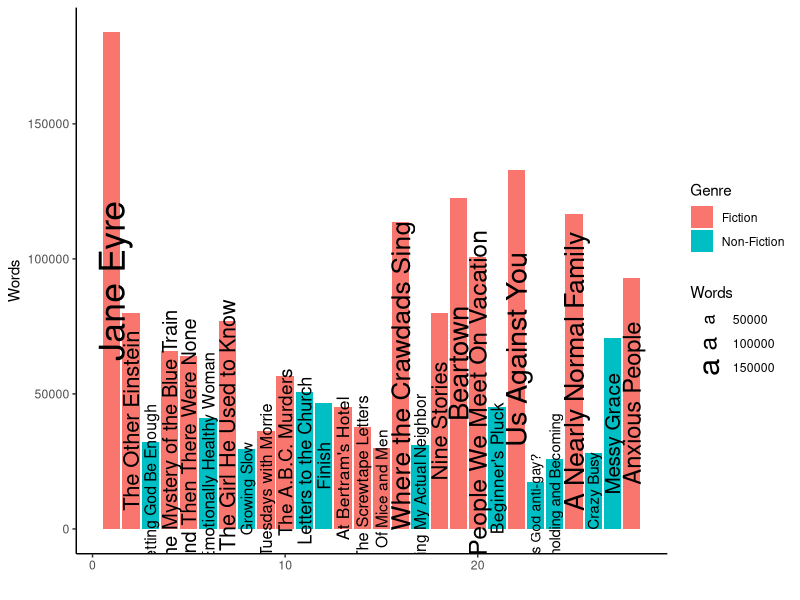
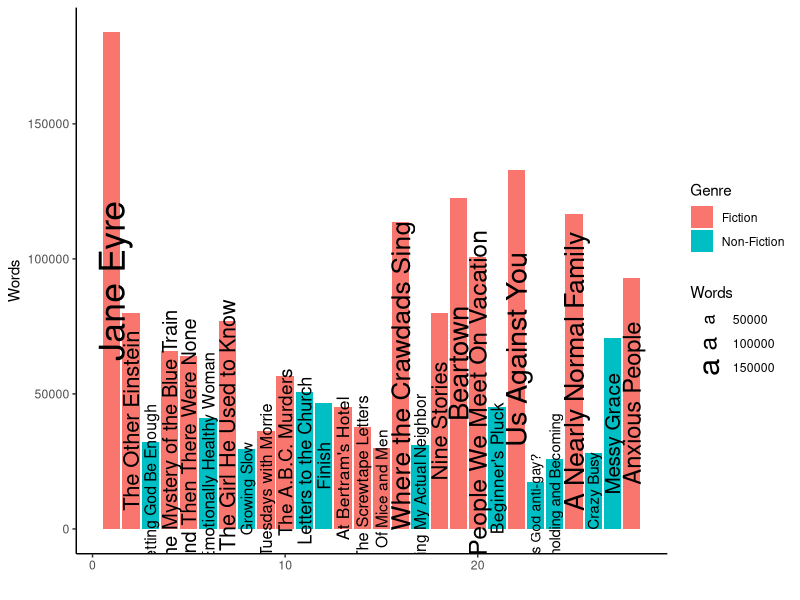

The R script that drew these images, in order:
library(ggplot2)

books <- read.csv("Books2022.csv")
books$num <- seq(1:length(books$Title))

#11/17/22
plot1 <- ggplot(books, aes(x = num, y = Words, fill = Genre)) +
  geom_bar(stat="identity") +
  geom_text(aes(label = Title, size = Words), color = "black", position = position_stack(vjust = 0.5), angle = 90) +
  scale_radius(range = c(3.5, 9)) +
  labs(x = "") +
  theme_classic()
plot1
ggsave(filename = "plot1.png", plot = plot1, width = 2560, height = 1440, units= "px", dpi = "screen")
